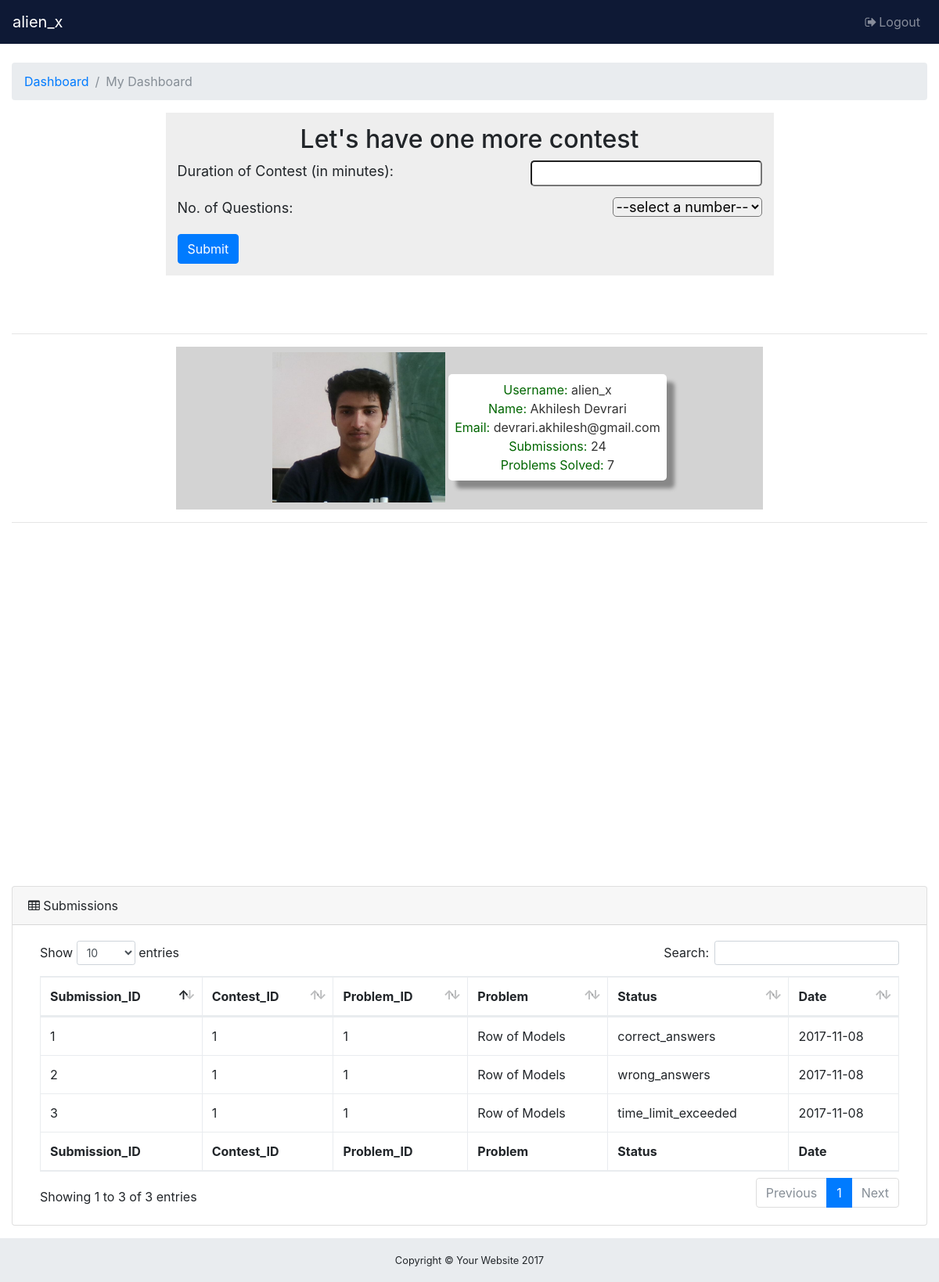
The page /home.php (signed in) on the database its author committed.
### tables this page shows
CREATE TABLE `user` (
  `username` varchar(100) NOT NULL,
  `password` varchar(256) DEFAULT NULL,
  `name` varchar(100) DEFAULT NULL,
  `email` varchar(100) DEFAULT NULL,
  `image_path` varchar(1024) DEFAULT 'images/batman.jpeg',
  `correct_answers` int(11) DEFAULT '0',
  `wrong_answers` int(11) DEFAULT '0',
  `time_limit_exceeded` int(11) DEFAULT '0',
  `runtime_error` int(11) DEFAULT '0',
  `compilation_error` int(11) DEFAULT '0',
  `problems_solved` int(11) DEFAULT '0',
  PRIMARY KEY (`username`)
);

CREATE TABLE `submissions` (
  `submission_id` int(11) NOT NULL AUTO_INCREMENT,
  `username` varchar(100) DEFAULT NULL,
  `contest_id` int(11) DEFAULT NULL,
  `problem_id` int(11) DEFAULT NULL,
  `submission_path` varchar(1024) DEFAULT NULL,
  `submission_date` date DEFAULT NULL,
  `status` varchar(50) DEFAULT NULL,
  `problem_title` varchar(50) DEFAULT NULL,
  PRIMARY KEY (`submission_id`),
  KEY `username` (`username`),
  KEY `contest_id` (`contest_id`),
  KEY `problem_id` (`problem_id`),
  CONSTRAINT `submissions_ibfk_1` FOREIGN KEY (`username`) REFERENCES `user` (`username`) ON DELETE CASCADE,
  CONSTRAINT `submissions_ibfk_2` FOREIGN KEY (`contest_id`) REFERENCES `contest` (`contest_id`) ON DELETE CASCADE,
  CONSTRAINT `submissions_ibfk_3` FOREIGN KEY (`problem_id`) REFERENCES `problem` (`problem_id`) ON DELETE CASCADE
);

### home.php (the view, shortened to what this page needs)
<?php session_start();
  require"db.php";
  $username = $_SESSION["username"];
  $sql = "SELECT * FROM user WHERE username = '".$username."'";
  $result = $conn->query($sql);
  $row = $result->fetch_assoc();
  $num_submissions =  ($row["correct_answers"]+$row["wrong_answers"]+$row["time_limit_exceeded"]+$row["runtime_error"]+$row["compilation_error"]);
?>
<!DOCTYPE html>
<html lang="en">
<head>
  <link href="vendor/bootstrap/css/bootstrap.min.css" rel="stylesheet">
  <link href="vendor/font-awesome/css/font-awesome.min.css" rel="stylesheet" type="text/css">
  <link href="vendor/datatables/dataTables.bootstrap4.css" rel="stylesheet">
  <link href="css/home.css" rel="stylesheet">
</head>
<body class="fixed-nav sticky-footer bg-dark" id="page-top">
  <nav class="navbar navbar-expand-lg navbar-dark fixed-top" id="mainNav" style="background-color: #0E1935">
    <span class="navbar-brand"><?php echo $username; ?> </span>
    <div class="collapse navbar-collapse" id="navbarResponsive">
      <ul class="navbar-nav ml-auto">
        <li class="nav-item">
          <a class="nav-link" data-toggle="modal" data-target="#exampleModal">
            <i class="fa fa-fw fa-sign-out"></i>Logout</a>
        </li>
      </ul>
    </div>
  </nav>
  <div class="content-wrapper">
    <div class="container-fluid">
  <br>
      <ol class="breadcrumb">
        <li class="breadcrumb-item">
          <a href="#">Dashboard</a>
        </li>
        <li class="breadcrumb-item active">My Dashboard</li>
      </ol>
  <div class="contest-form">
    <div class="row">
      <div class="container">
        <div>
          <div class="form-area">
            <form role="form" action="pre_contest.php" method="post">
              <h2 style="text-align: center;">Let's have one more contest</h2>
              <div class="field">
              Duration of Contest (in minutes):
                <input name="duration" required>
              </div>
              <div class="field">
              No. of Questions:
              <select id="nquestions" name="nquestions" onchange="populateFields()">
                <option disabled selected hidden>--select a number--</option>
              </select>
              </div>
              <input type="submit" value="Submit" id="submit" class="btn btn-primary">
            </form>
          </div>
        </div>
      </div>
    </div>
  </div>
  <br><br>
  <hr>
  <div class="profile">
    <div class="profile-photo">
        <img src= <?php echo $row["image_path"]; ?> alt="Profile photo">
    </div>
    <div class="profile-details">
      <span class="high_light"> Username: </span><?php echo $row["username"]; ?> <br>
      <span class="high_light"> Name: </span><?php echo $row["name"]; ?> <br>
      <span class="high_light"> Email: </span><?php echo $row["email"]; ?> <br>
      <span class="high_light"> Submissions: </span><?php echo $num_submissions; ?> <br>
      <span class="high_light"> Problems Solved: </span><?php echo $row["problems_solved"]; ?> <br>
    </div>
  </div>
  <hr>
      <br><br>
      <div id="piechart" style="margin-left: auto;margin-right: auto; width: 900px; height: 400px;"></div>
      <div class="card mb-3">
        <div class="card-header">
          <i class="fa fa-table"></i> Submissions</div>
        <div class="card-body">
          <div class="table-responsive">
            <table class="table table-bordered" id="dataTable" width="100%" cellspacing="0">
              <thead>
                <tr>
                  <th>Submission_ID</th>
                  <th>Contest_ID</th>
                  <th>Problem_ID</th>
                  <th>Problem</th>
                  <th>Status</th>
                  <th>Date</th>
                </tr>
              </thead>
              <tfoot>
                <tr>
                  <th>Submission_ID</th>
                  <th>Contest_ID</th>
                  <th>Problem_ID</th>
                  <th>Problem</th>
                  <th>Status</th>
                  <th>Date</th>
                </tr>
              </tfoot>
              <tbody>
                <?php
                    $sql = "SELECT * FROM submissions WHERE username = '".$username."' ORDER BY submission_date DESC";
                    $tresult = $conn->query($sql);
                    while($trow = $tresult->fetch_assoc())
                    { ?>
                      <tr>
                        <td> <?php echo $trow["submission_id"]; ?> </td>
                        <td> <?php echo $trow["contest_id"]; ?> </td>
                        <td> <?php echo $trow["problem_id"]; ?> </td>
                        <td> <?php echo $trow["problem_title"]; ?> </td>
                        <td> <?php echo $trow["status"]; ?> </td>
                        <td> <?php echo $trow["submission_date"]; ?> </td>
                      </tr>
                    <?php  }
                ?>
              </tbody>
            </table>
          </div>
        </div>
      </div>
    </div>
    <footer class="sticky-footer">
      <div class="container">
        <div class="text-center">
          <small>Copyright © Your Website 2017</small>
        </div>
      </div>
    </footer>
  </div>
</body>
</html>

### css/home.css (style rules this page uses)
html { position: relative; min-height: 100%; }
body { overflow-x: hidden; }
body.sticky-footer { margin-bottom: 56px; }
body.sticky-footer .content-wrapper { min-height: calc(100vh - 56px - 56px); }
body.fixed-nav { padding-top: 56px; }
.content-wrapper { min-height: calc(100vh - 56px); }
#mainNav .navbar-collapse { overflow: auto; max-height: 75vh; }
#mainNav .navbar-collapse .navbar-nav .nav-item .nav-link { cursor: pointer; }
@media (min-width: 992px) { #mainNav .navbar-brand { width: 0px; } }
@media (min-width: 992px) { #mainNav .navbar-collapse { overflow: visible; max-height: none; } }
.content-wrapper { overflow-x: hidden; background: white; }
.field { font-size: 18px; margin-bottom: 20px; }
.field select, .field input { float: right; border-radius: 5px; }
.row { margin: 0; }
.contest-form .form-area { margin-left: auto; margin-right: auto; margin-bottom: 10px; max-width: 70%; background-color: #eee; border: double 15px transparent; }
footer.sticky-footer { position: absolute; right: 0; bottom: 0; width: 100%; height: 56px; background-color: #e9ecef; line-height: 55px; }

### home.php (style rules this page uses)
.profile { height: 13em; text-align:center; background: #D3D3D3; padding: 7px; width: 750px; margin-left:auto; margin-right:auto; }
.profile-details { display: inline-block; vertical-align: middle; padding: 8px; border-radius: 5px; background-color: #ffffff; color: #333; box-shadow: 10px 10px 5px #888888; }
.profile-photo { display: inline-block; }
.profile-photo img { max-height: 12em; width: auto; }
.high_light { color: #006600 }

### rows shown on the page
user: image_path (picture), username "alien_x", name "Akhilesh Devrari", email "devrari.akhilesh@gmail.com", num_submissions "24", problems_solved "7"
submissions: submission_id "1", contest "1", problem "1", problem_title "Row of Models", status "correct_answers", submission_date "2017-11-08"
submissions: submission_id "2", contest "1", problem "1", problem_title "Row of Models", status "wrong_answers", submission_date "2017-11-08"
submissions: submission_id "3", contest "1", problem "1", problem_title "Row of Models", status "time_limit_exceeded", submission_date "2017-11-08"

### other values the page prints
$username "alien_x"
